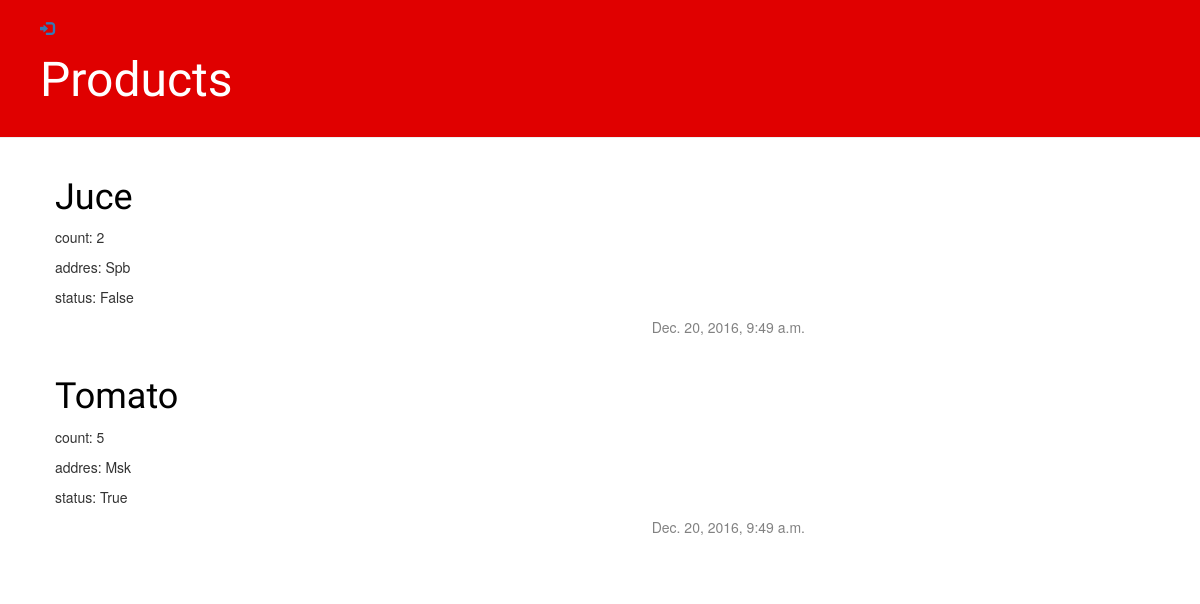
The app's page /, older data.
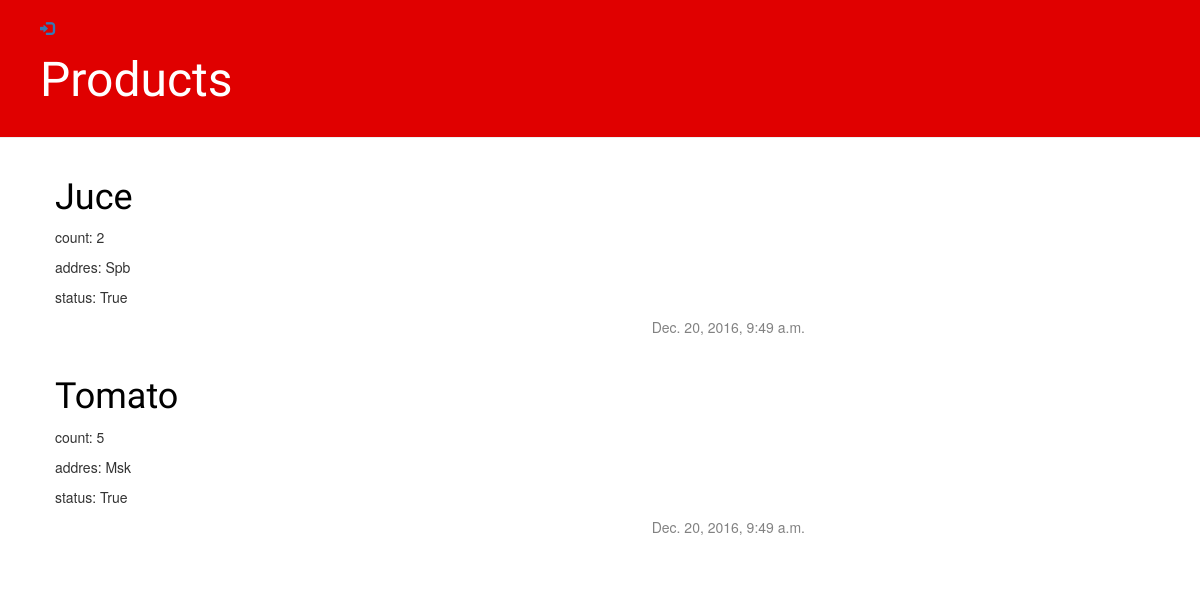
The same page, newer data.
### product/models.py (models this page shows, shortened)
class InfoProd(models.Model):
    prod_title = models.CharField(max_length=100)
    prod_count = models.IntegerField(default=0)
    prod_address = models.CharField(max_length=200)
    prod_date = models.DateTimeField('prod_date')
    prod_status = models.BooleanField()

### product/views.py (the view)
# urls.py: url(r'^$', views.prod_list, name='prod_list'),
def prod_list(request):
    prods = InfoProd.objects.all().order_by('prod_date')
    return render(request, 'product/prod_list.html', {'prods': prods})

### product/templates/product/prod_list.html (shortened to what this page needs)
 {% extends 'product/base.html' %}
 {% block content %}
                    {% for prod in prods %}
                        <div class="prod">
                            <h1><a href="{% url 'prod_detail' pk=prod.pk %}">{{ prod.prod_title }}</a></h1>
                            <p>count: {{ prod.prod_count}}</p>
                            <p>addres: {{ prod.prod_address}}</p>
                            <p>status: {{ prod.prod_status }}</p>
                            <div class="date">
                                {{ prod.prod_date }}
                            </div>
                        </div>
                    {% endfor %}
 {% endblock %}

Row changes from the older to the newer data that the page shows:
changed InfoProd "Juce": prod_status "False" → "True"
